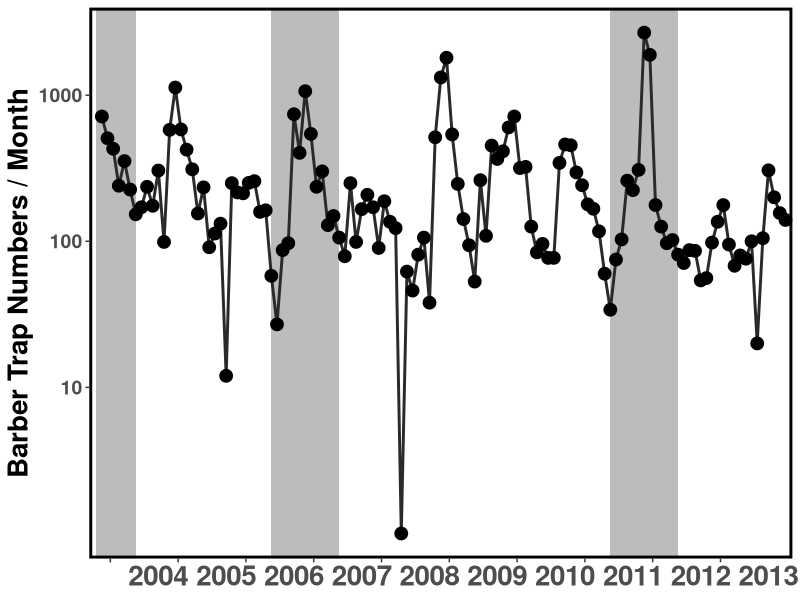
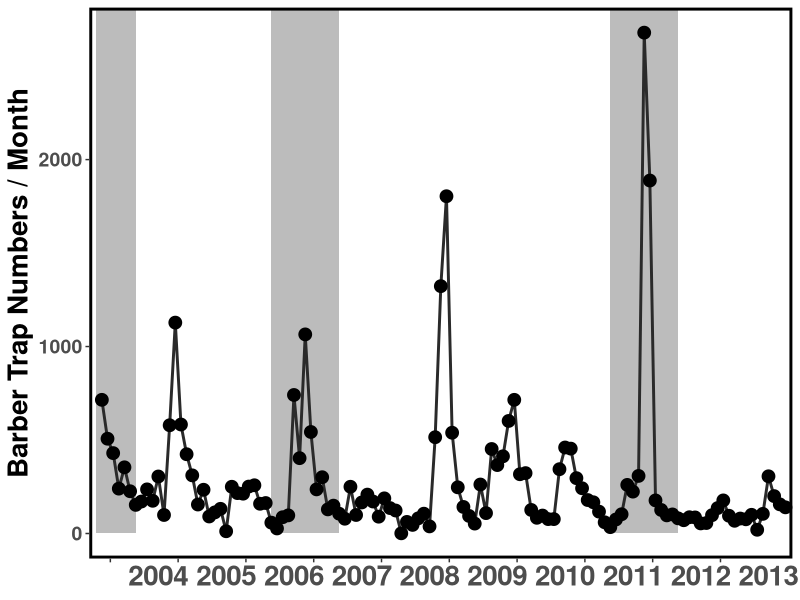
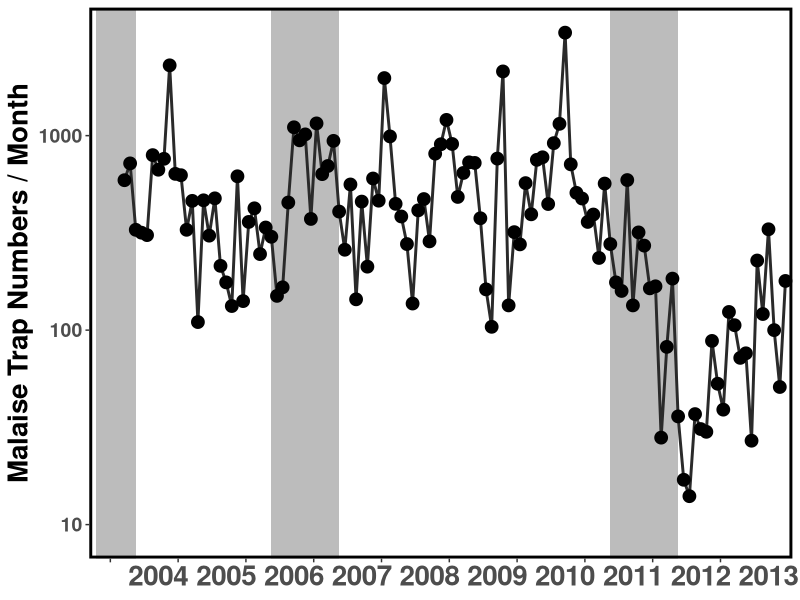
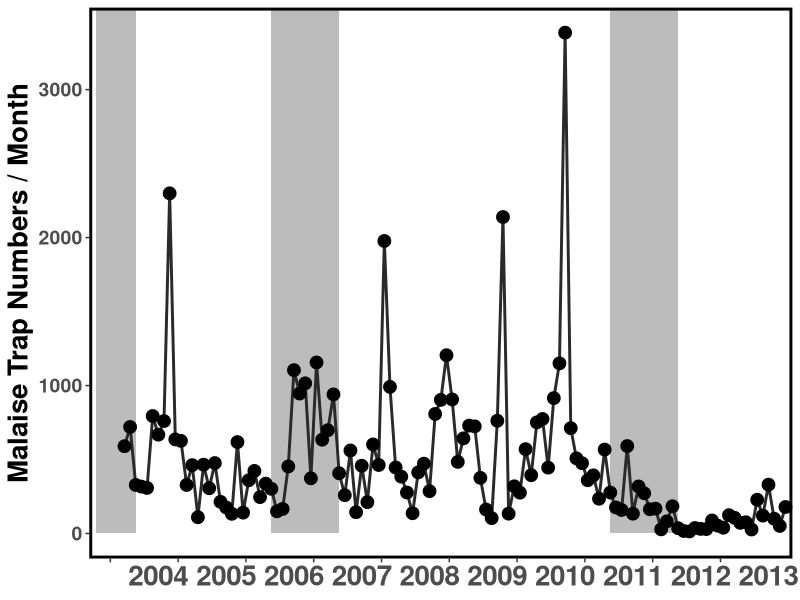
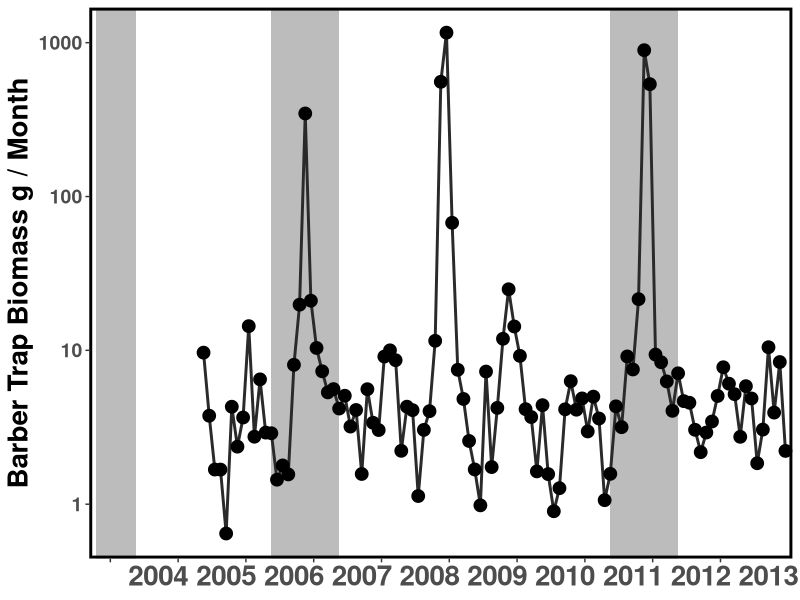
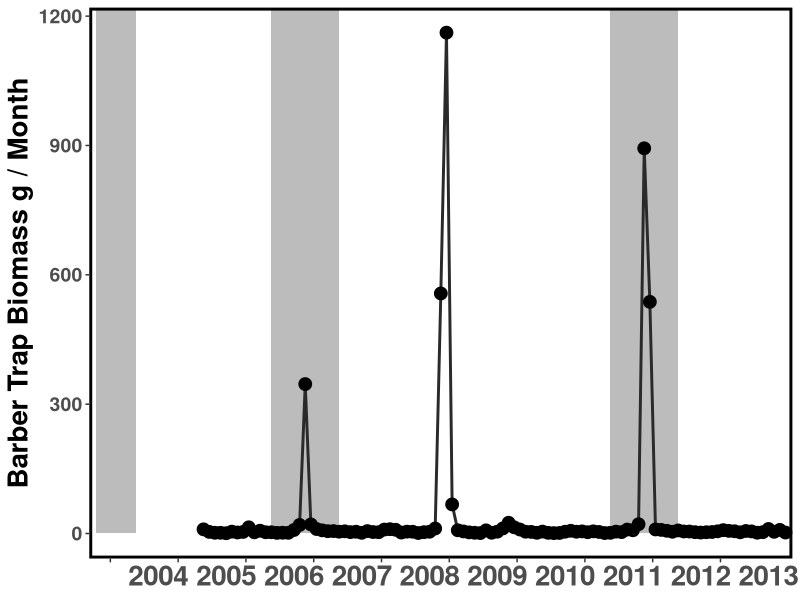
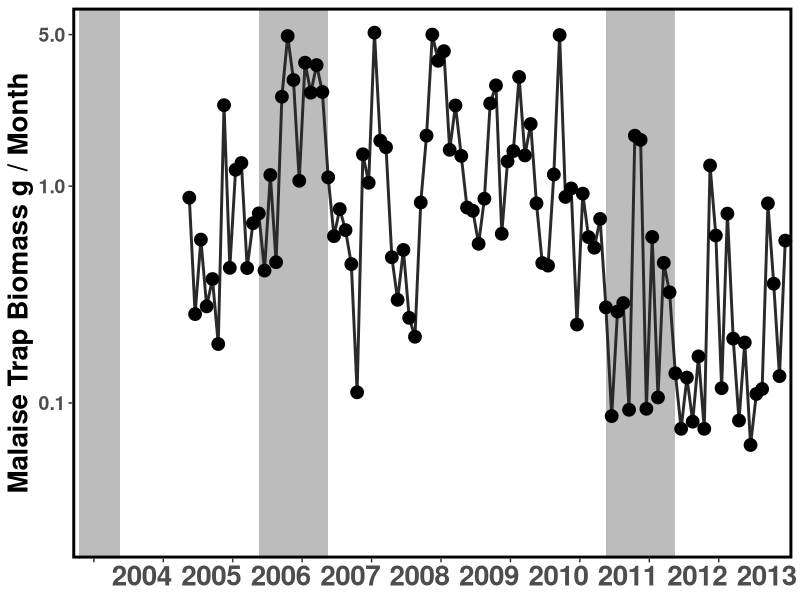
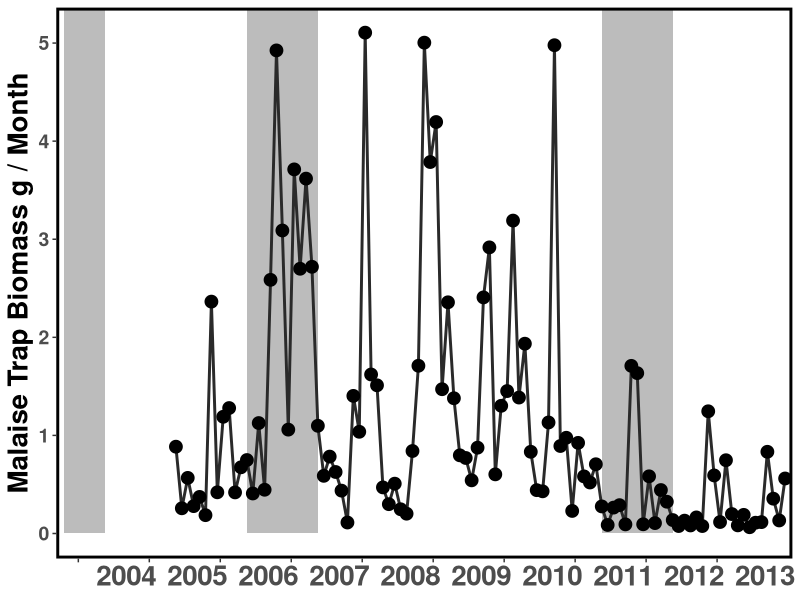

Here is the R script that generated these plots, in order: (Note: this script raises an error after producing the figures.)
## ---- chunk 1
  #########function to install (if needed) and load R packages by list
libs<-c("knitr","ggplot2","dplyr","wesanderson","plyr") #list of packages to load

installLoad<-function(pck){ #user defined function
    if(!pck%in%installed.packages()){install.packages(pck)}
    require(pck, character.only = TRUE)
  }
lapply(libs,function(x) installLoad(x))  #Load/Install require packages
## ---- chunk 2
#load data
  FJ<-read.csv(file='Insects.csv') #paste the file name here

## ---- chunk 3
#Start and end months of rain polygons
  rect<-data.frame(xstart=c(0,31,91),xend=c(7,43,103))
#function to create plots of monthly data
  PlotMo<-function(Yvar='NumsB',Title='Barber Trap Numbers/Month',Type='Log',Breaks=c(10,100,1000)){
    Data<-data.frame(X=FJ$Session,Y=FJ[,which(names(FJ)==Yvar)])    
    Out<-ggplot()+
      geom_rect(data = rect, aes(xmin = xstart, xmax = xend, 
                                 ymin = 0, ymax = Inf), alpha = 0.4)+
      geom_line(data=Data,aes(x=X,y=Y),colour='#2a2a2a',size=1.0) +
      geom_point(data=Data,aes(x=X,y=Y),size=4) +
      scale_x_continuous(limits=c(0,122),breaks=seq(2.5,122,by=12),labels=c(2004:2013),expand=c(.01,.01)) +
      theme(axis.title.y=element_text(face="bold",size=20),
          axis.text.x=element_text(angle=0,hjust=-.3,face="bold",size=20),
          axis.text.y=element_text(face="bold",size=14),
          axis.title.x=element_blank(),
          panel.border = element_rect(colour="black", fill=NA, size=2),
          panel.grid.major = element_blank(), 
          panel.grid.minor = element_blank(),
          panel.background = element_blank()) 
   if(Type=='Log'){ 
    Out<-Out + scale_y_log10(name=Title,breaks=Breaks) 
    }else{
      Out<-Out + scale_y_continuous(limits=c(0,max(Data$Y)),name=Title) 
    }
  print(Out)
  #send to file
    jpeg(filename=paste(Yvar,'_',Type,'.jpeg',sep=''),width=5*180,height=4*180) 
    print(Out)
    dev.off()
  }
PlotMo('NumsB','Barber Trap Numbers / Month','Log',c(10,100,1000))
PlotMo('NumsB','Barber Trap Numbers / Month','Linear')
PlotMo('NumsM','Malaise Trap Numbers / Month','Log',c(10,100,1000))
PlotMo('NumsM','Malaise Trap Numbers / Month','Linear')
PlotMo('BiomB','Barber Trap Biomass g / Month','Log',c(.1,1,10,100,1000))
PlotMo('BiomB','Barber Trap Biomass g / Month','Linear')
PlotMo('BiomM','Malaise Trap Biomass g / Month','Log',c(.1,1,5))
PlotMo('BiomM','Malaise Trap Biomass g / Month','Linear')
## ---- chunk 4

#Function summarSE #http://www.cookbook-r.com/Graphs/Plotting_means_and_error_bars_(ggplot2)/#Helper functions

## Gives count, mean, standard deviation, standard error of the mean, and confidence interval (default 95%).
##   data: a data frame.
##   measurevar: the name of a column that contains the variable to be summariezed
##   groupvars: a vector containing names of columns that contain grouping variables
##   na.rm: a boolean that indicates whether to ignore NA's
##   conf.interval: the percent range of the confidence interval (default is 95%)
summarySE <- function(data=NULL, measurevar, groupvars=NULL, na.rm=FALSE,
                      conf.interval=.95, .drop=TRUE) {

    # New version of length which can handle NA's: if na.rm==T, don't count them
    length2 <- function (x, na.rm=FALSE) {
        if (na.rm) sum(!is.na(x))
        else       length(x)
    }

    # This does the summary. For each group's data frame, return a vector with
    # N, mean, and sd
    datac <- ddply(data, groupvars, .drop=.drop,
      .fun = function(xx, col) {
        c(N    = length2(xx[[col]], na.rm=na.rm),
          mean = mean   (xx[[col]], na.rm=na.rm),
          sd   = sd     (xx[[col]], na.rm=na.rm)
        )
      },
      measurevar
    )

    # Rename the "mean" column    
    datac <- rename(datac, c("mean" = measurevar))

    datac$se <- datac$sd / sqrt(datac$N)  # Calculate standard error of the mean

    # Confidence interval multiplier for standard error
    # Calculate t-statistic for confidence interval: 
    # e.g., if conf.interval is .95, use .975 (above/below), and use df=N-1
    ciMult <- qt(conf.interval/2 + .5, datac$N-1)
    datac$ci <- datac$se * ciMult

    return(datac)
}
## ---- chunk 5
#get Month
  FJ$Month<-as.numeric(substr(FJ$MO,5,6))
#Function to plot yearly means
  plotMeans<-function(Yvar='NumsB',Title='Mean Barber Trap Numbers / Month',Type='Log',Breaks=c(10,100,1000)){
    #get means and SE
      Means<-summarySE(FJ, measurevar=Yvar, groupvars=c("Month"),na.rm=TRUE)
    #plot data
      Data<-data.frame(X=Means$Month,Y=Means[,which(names(Means)==Yvar)],se=Means$se)   
    #error bars
      Data$Ymin=Data$Y-Data$se
      Data$Ymax=Data$Y+Data$se
    #Title
      Title<-paste(Title,' (',expression('\261'),'1 s.e.)',sep=)
    #plot data
      Out<-ggplot(Data, aes(x=X, y=Y)) + 
        geom_errorbar(aes(ymin=Ymin, ymax=Ymax), width=.1) +
        geom_line(size=1) +
        geom_point(size=4) +
        scale_x_continuous(limits=c(.9,12.1),breaks=c(1:12),labels=c('Jan','Feb','Mar','Apr','May','Jun','Jul','Aug','Sep','Oct','Nov','Dec'),expand=c(.01,.01)) +
      theme(axis.title.y=element_text(face="bold",size=20),
          axis.text.x=element_text(angle=0,hjust=0.5,face="bold",size=20),
          axis.text.y=element_text(face="bold",size=20),
          axis.title.x=element_blank(),
          panel.border = element_rect(colour="black", fill=NA, size=2),
          panel.grid.major = element_blank(), 
          panel.grid.minor = element_blank(),
          panel.background = element_blank()) 
   if(Type=='Log'){ 
    Out<-Out + scale_y_log10(limits=c(min(Data$Ymin),max(Data$Ymax)),name=Title,breaks=Breaks) 
    }else{
      Out<-Out + scale_y_continuous(limits=c(min(Data$Ymin),max(Data$Ymax)),name=Title) 
    }
  print(Out)
  #send to file
    jpeg(filename=paste('Mean_',Yvar,'_',Type,'.jpeg',sep=''),width=5*180,height=4*180) 
    print(Out)
    dev.off()
  }
plotMeans('NumsB','Mean Barber Trap Numbers / Month','Log',c(10,100,1000))
plotMeans('NumsB','Mean Barber Trap Numbers / Month','Linear')
plotMeans('NumsM','Mean Malaise Trap Numbers / Month','Log',c(10,100,1000))
plotMeans('NumsM','Mean Malaise Trap Numbers / Month','Linear')
plotMeans('BiomB','Mean Barber Trap Biomass g / Month','Log',c(.1,1,10,100,1000))
plotMeans('BiomB','Mean Barber Trap Biomass g / Month','Linear')
plotMeans('BiomM','Mean Malaise Trap Biomass g / Month','Log',c(1,2,3))
plotMeans('BiomM','Mean Malaise Trap Biomass g / Month','Linear')
